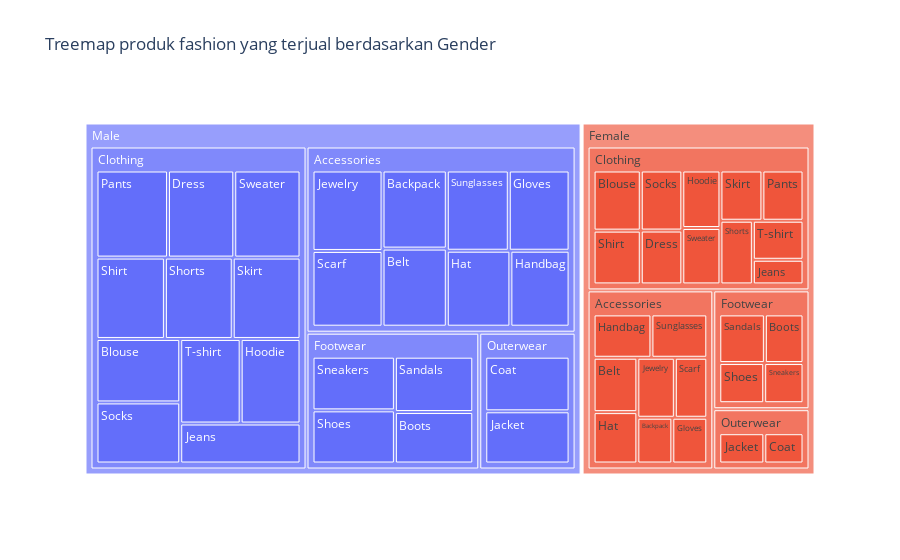

This figure's notebook cell:
### Markdown cell above
Berdasarkan grouped bar chart diatas adanya temuan:       
Jumlah pembayaran yang diterima untuk masing-masing methode tertinggi adalah dari methode pembayaran Credit Card tetapi pelanggan paling banyak melakukan tranksaksi menggunakan methode paypal yaitu 677 kali.

Selanjutnya adalah item fashion yang paling sering / banyak dibeli oleh customer dalam bentuk treemap =       
Gender > Kategori > Item yg terjual + jumlah terjual

### Code cell
# Langkah membuat visualisasi treemap 
# 1 Menghitung jumlah / count kolom gender terlebih dahulu
gendercount = df1['Gender'].value_counts().reset_index()
gendercount.columns = ['Gender', 'Count'] # definisikan dulu jumlahnya dengan count

# 2. Group by Hasil count kolom gender diatas 
category_counts = df1.groupby(['Gender', 'Category']).size().reset_index(name='Count')

# 3. Count / hitung nilai yang sama dari kolom item purchased
itemcounts = df1.groupby(['Gender', 'Category', 'Item Purchased']).size().reset_index(name='Count')

# 4. deploy treemapnya
fig = px.treemap(itemcounts, path=['Gender', 'Category', 'Item Purchased'], values='Count', 
                 title='Treemap produk fashion yang terjual berdasarkan Gender')
fig.show()

### Figure 1 — Plotly figure (JSON) as saved in the notebook; plotly's stock layout.template omitted (floating-point values rounded to 4 significant figures)
{"data": [{"branchvalues": "total", "domain": {"x": [0, 1], "y": [0, 1]}, "hovertemplate": "labels=%{label}<br>Count=%{value}<br>parent=%{parent}<br>id=%{id}<extra></extra>", "ids": ["Female/Accessories/Backpack", "Male/Accessories/Backpack", "Female/Accessories/Belt", "Male/Accessories/Belt", "Female/Clothing/Blouse", "Male/Clothing/Blouse", "Female/Footwear/Boots", "Male/Footwear/Boots", "Female/Outerwear/Coat", "Male/Outerwear/Coat", "Female/Clothing/Dress", "Male/Clothing/Dress", "Female/Accessories/Gloves", "Male/Accessories/Gloves", "Female/Accessories/Handbag", "Male/Accessories/Handbag", "Female/Accessories/Hat", "Male/Accessories/Hat", "Female/Clothing/Hoodie", "Male/Clothing/Hoodie", "Female/Outerwear/Jacket", "Male/Outerwear/Jacket", "Female/Clothing/Jeans", "Male/Clothing/Jeans", "Female/Accessories/Jewelry", "Male/Accessories/Jewelry", "Female/Clothing/Pants", "Male/Clothing/Pants", "Female/Footwear/Sandals", "Male/Footwear/Sandals", "Female/Accessories/Scarf", "Male/Accessories/Scarf", "Female/Clothing/Shirt", "Male/Clothing/Shirt", "Female/Footwear/Shoes", "Male/Footwear/Shoes", "Female/Clothing/Shorts", "Male/Clothing/Shorts", "Female/Clothing/Skirt", "Male/Clothing/Skirt", "Female/Footwear/Sneakers", "Male/Footwear/Sneakers", "Female/Clothing/Socks", "Male/Clothing/Socks", "Female/Accessories/Sunglasses", "Male/Accessories/Sunglasses", "Female/Clothing/Sweater", "Male/Clothing/Sweater", "Female/Clothing/T-shirt", "Male/Clothing/T-shirt", "Female/Accessories", "Male/Accessories", "Female/Clothing", "Male/Clothing", "Female/Footwear", "Male/Footwear", "Female/Outerwear", "Male/Outerwear", "Female", "Male"], "labels": ["Backpack", "Backpack", "Belt", "Belt", "Blouse", "Blouse", "Boots", "Boots", "Coat", "Coat", "Dress", "Dress", "Gloves", "Gloves", "Handbag", "Handbag", "Hat", "Hat", "Hoodie", "Hoodie", "Jacket", "Jacket", "Jeans", "Jeans", "Jewelry", "Jewelry", "Pants", "Pants", "Sandals", "Sandals", "Scarf", "Scarf", "Shirt", "Shirt", "Shoes", "Shoes", "Shorts", "Shorts", "Skirt", "Skirt", "Sneakers", "Sneakers", "Socks", "Socks", "Sunglasses", "Sunglasses", "Sweater", "Sweater", "T-shirt", "T-shirt", "Accessories", "Accessories", "Clothing", "Clothing", "Footwear", "Footwear", "Outerwear", "Outerwear", "Female", "Male"], "name": "", "parents": ["Female/Accessories", "Male/Accessories", "Female/Accessories", "Male/Accessories", "Female/Clothing", "Male/Clothing", "Female/Footwear", "Male/Footwear", "Female/Outerwear", "Male/Outerwear", "Female/Clothing", "Male/Clothing", "Female/Accessories", "Male/Accessories", "Female/Accessories", "Male/Accessories", "Female/Accessories", "Male/Accessories", "Female/Clothing", "Male/Clothing", "Female/Outerwear", "Male/Outerwear", "Female/Clothing", "Male/Clothing", "Female/Accessories", "Male/Accessories", "Female/Clothing", "Male/Clothing", "Female/Footwear", "Male/Footwear", "Female/Accessories", "Male/Accessories", "Female/Clothing", "Male/Clothing", "Female/Footwear", "Male/Footwear", "Female/Clothing", "Male/Clothing", "Female/Clothing", "Male/Clothing", "Female/Footwear", "Male/Footwear", "Female/Clothing", "Male/Clothing", "Female/Accessories", "Male/Accessories", "Female/Clothing", "Male/Clothing", "Female/Clothing", "Male/Clothing", "Female", "Male", "Female", "Male", "Female", "Male", "Female", "Male", "", ""], "type": "treemap", "values": [37, 106, 55, 106, 66, 105, 50, 94, 47, 114, 52, 114, 37, 103, 58, 95, 52, 102, 51, 100, 54, 109, 29, 95, 52, 119, 48, 123, 59, 101, 45, 112, 59, 110, 48, 102, 48, 109, 49, 109, 42, 103, 58, 101, 56, 105, 50, 114, 46, 101, 392, 848, 556, 1181, 199, 400, 101, 223, 1248, 2652]}], "layout": {"legend": {"tracegroupgap": 0}, "title": {"text": "Treemap produk fashion yang terjual berdasarkan Gender"}}}
